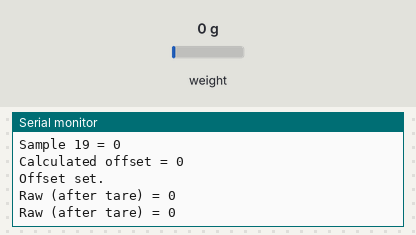
A sketch run on a simulated Arduino Uno, built with avr-gcc and run on an emulated ATmega328P. On the bench: the last lines printed to the serial monitor. The test bench sets the inputs (shaded band); at power-on: weight on the scale 0 g.

Above: at 5.2 s.
5.3 s: weight on the scale set to 100 g
At 5.8 s:
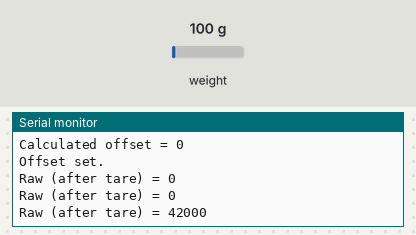
6.8 s: weight on the scale set to 1250 g
At 7.6 s:
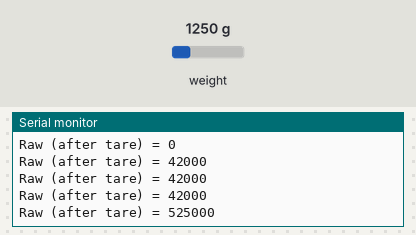
Timing chart, 0 to 9.8 s (numbered marks = the images above; inputs shaded):
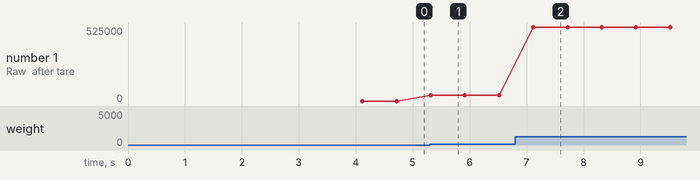

The sketch:

Force_Motor_Limit.ino
```cpp
#include "HX711.h"

const int HX_DOUT = 3;
const int HX_SCK  = 2;

HX711 loadCell;

void waitForReady() {
  unsigned long t0 = millis();
  while (!loadCell.is_ready()) {
    if (millis() - t0 > 500) {
      Serial.println("Waiting for HX711...");
      t0 = millis();
    }
  }
}

void setup() {
  Serial.begin(9600);
  delay(1000);

  Serial.println("Starting...");
  loadCell.begin(HX_DOUT, HX_SCK);

  Serial.print("Initial ready state: ");
  Serial.println(loadCell.is_ready());

  Serial.println("Manual tare: averaging 20 samples");

  long sum = 0;
  const int samples = 20;

  for (int i = 0; i < samples; i++) {
    waitForReady();
    long v = loadCell.read();
    sum += v;

    Serial.print("Sample ");
    Serial.print(i);
    Serial.print(" = ");
    Serial.println(v);

    delay(50);
  }

  long offset = sum / samples;
  Serial.print("Calculated offset = ");
  Serial.println(offset);

  loadCell.set_offset(offset);
  Serial.println("Offset set.");
}

void loop() {
  waitForReady();
  long raw = loadCell.read();

  Serial.print("Raw (after tare) = ");
  Serial.println(raw);

  delay(500);
}
```

Measured:
- after the input at 5.3 s, the serial monitor: prints a new line at once (image 1)
- after the input at 6.8 s, the serial monitor: prints a new line after 0.32 s (image 2)
- plotted number 1: 0 → 42000 after the input at 5.3 s, 42000 → 525000 after the input at 6.8 s
